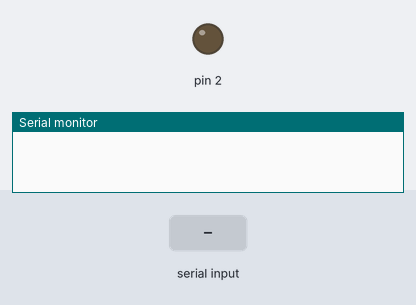
A sketch run on a simulated Arduino Uno, built with avr-gcc and run on an emulated ATmega328P. Shown: output pins drawn as LEDs (lit = HIGH), the last lines printed to the serial monitor. The test bench sets the inputs (shaded band).

Above: at 1.2 s.
1.3 s: "90,45\n" received over Serial
At 3.5 s:
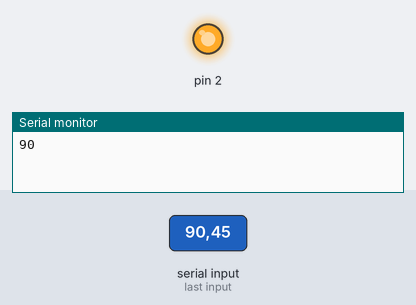
Timing chart, 0 to 5.0 s (numbered marks = the images above; inputs shaded):
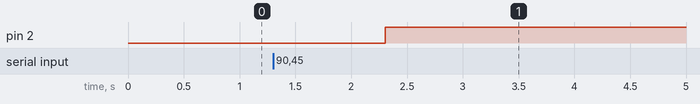

Measured:
- after the input at 1.3 s, pin 2: LOW → HIGH after 1.0 s

The sketch:

Buletooth_Rx.ino
```cpp
String data = "";
void setup() {
  Serial.begin(9600);
  pinMode(2, OUTPUT);
}

void loop() {
  if (Serial.available()) {
    data=Serial.readString();
    Serial.print(data.toInt());
    digitalWrite(2,data.toInt());
  }
}
```
